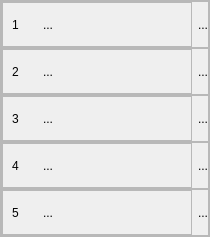
                     <widget class="QFrame" name="dash_frame_r_bottom">
                      <property name="frameShape">
                       <enum>QFrame::StyledPanel</enum>
                      </property>
                      <property name="frameShadow">
                       <enum>QFrame::Raised</enum>
                      </property>
                      <layout class="QVBoxLayout" name="verticalLayout_19">
                       <property name="spacing">
                        <number>0</number>
                       </property>
                       <property name="leftMargin">
                        <number>0</number>
                       </property>
                       <property name="topMargin">
                        <number>0</number>
                       </property>
                       <property name="rightMargin">
                        <number>0</number>
                       </property>
                       <property name="bottomMargin">
                        <number>0</number>
                       </property>
                       <item>
                        <widget class="QFrame" name="row_1">
                         <property name="frameShape">
                          <enum>QFrame::StyledPanel</enum>
                         </property>
                         <property name="frameShadow">
                          <enum>QFrame::Raised</enum>
                         </property>
                         <layout class="QHBoxLayout" name="horizontalLayout_15">
                          <property name="leftMargin">
                           <number>0</number>
                          </property>
                          <property name="topMargin">
                           <number>0</number>
                          </property>
                          <property name="rightMargin">
                           <number>0</number>
                          </property>
                          <property name="bottomMargin">
                           <number>0</number>
                          </property>
                          <item>
                           <widget class="QFrame" name="set_1">
                            <property name="minimumSize">
                             <size>
                              <width>190</width>
                              <height>0</height>
                             </size>
                            </property>
                            <property name="frameShape">
                             <enum>QFrame::StyledPanel</enum>
                            </property>
                            <property name="frameShadow">
                             <enum>QFrame::Raised</enum>
                            </property>
                            <layout class="QHBoxLayout" name="horizontalLayout_12">
                             <item>
                              <widget class="QLabel" name="set_1_num">
                               <property name="minimumSize">
                                <size>
                                 <width>25</width>
                                 <height>25</height>
                                </size>
                               </property>
                               <property name="maximumSize">
                                <size>
                                 <width>25</width>
                                 <height>25</height>
                                </size>
                               </property>
                               <property name="text">
                                <string>1</string>
                               </property>
                              </widget>
                             </item>
                             <item>
                              <widget class="QLabel" name="set_1_count">
                               <property name="text">
                                <string>...</string>
                               </property>
                              </widget>
                             </item>
                            </layout>
                           </widget>
                          </item>
                          <item>
                           <widget class="QLabel" name="jcn_num_1">
                            <property name="minimumSize">
                             <size>
                              <width>0</width>
                              <height>0</height>
                             </size>
                            </property>
                            <property name="maximumSize">
                             <size>
                              <width>100</width>
                              <height>16777215</height>
                             </size>
                            </property>
                            <property name="text">
                             <string>...</string>
                            </property>
                           </widget>
                          </item>
                         </layout>
                        </widget>
                       </item>
                       <item>
                        <widget class="QFrame" name="row_2">
                         <property name="frameShape">
                          <enum>QFrame::StyledPanel</enum>
                         </property>
                         <property name="frameShadow">
                          <enum>QFrame::Raised</enum>
                         </property>
                         <layout class="QHBoxLayout" name="horizontalLayout_18">
                          <property name="leftMargin">
                           <number>0</number>
                          </property>
                          <property name="topMargin">
                           <number>0</number>
                          </property>
                          <property name="rightMargin">
                           <number>0</number>
                          </property>
                          <property name="bottomMargin">
                           <number>0</number>
                          </property>
                          <item>
                           <widget class="QFrame" name="set_2">
                            <property name="minimumSize">
                             <size>
                              <width>190</width>
                              <height>0</height>
                             </size>
                            </property>
                            <property name="frameShape">
                             <enum>QFrame::StyledPanel</enum>
                            </property>
                            <property name="frameShadow">
                             <enum>QFrame::Raised</enum>
                            </property>
                            <layout class="QHBoxLayout" name="horizontalLayout_13">
                             <item>
                              <widget class="QLabel" name="set_2_num">
                               <property name="minimumSize">
                                <size>
                                 <width>25</width>
                                 <height>25</height>
                                </size>
                               </property>
                               <property name="maximumSize">
                                <size>
                                 <width>25</width>
                                 <height>25</height>
                                </size>
                               </property>
                               <property name="text">
                                <string>2</string>
                               </property>
                              </widget>
                             </item>
                             <item>
                              <widget class="QLabel" name="set_2_count">
                               <property name="text">
                                <string>...</string>
                               </property>
                              </widget>
                             </item>
                            </layout>
                           </widget>
                          </item>
                          <item>
                           <widget class="QLabel" name="jcn_num_2">
                            <property name="maximumSize">
                             <size>
                              <width>100</width>
                              <height>16777215</height>
                             </size>
                            </property>
                            <property name="text">
                             <string>...</string>
                            </property>
                           </widget>
                          </item>
                         </layout>
                        </widget>
                       </item>
                       <item>
                        <widget class="QFrame" name="row_3">
                         <property name="frameShape">
                          <enum>QFrame::StyledPanel</enum>
                         </property>
                         <property name="frameShadow">
                          <enum>QFrame::Raised</enum>
                         </property>
                         <layout class="QHBoxLayout" name="horizontalLayout_19">
                          <property name="leftMargin">
                           <number>0</number>
                          </property>
                          <property name="topMargin">
                           <number>0</number>
                          </property>
                          <property name="rightMargin">
                           <number>0</number>
                          </property>
                          <property name="bottomMargin">
                           <number>0</number>
                          </property>
                          <item>
                           <widget class="QFrame" name="set_3">
                            <property name="minimumSize">
                             <size>
                              <width>190</width>
                              <height>0</height>
                             </size>
                            </property>
                            <property name="frameShape">
                             <enum>QFrame::StyledPanel</enum>
                            </property>
                            <property name="frameShadow">
                             <enum>QFrame::Raised</enum>
                            </property>
                            <layout class="QHBoxLayout" name="horizontalLayout_20">
                             <item>
                              <widget class="QLabel" name="set_3_num">
                               <property name="minimumSize">
                                <size>
                                 <width>25</width>
                                 <height>25</height>
                                </size>
                               </property>
                               <property name="maximumSize">
                                <size>
                                 <width>25</width>
                                 <height>25</height>
                                </size>
                               </property>
                               <property name="text">
                                <string>3</string>
                               </property>
                              </widget>
                             </item>
                             <item>
                              <widget class="QLabel" name="set_3_count">
                               <property name="text">
                                <string>...</string>
                               </property>
                              </widget>
                             </item>
                            </layout>
                           </widget>
                          </item>
                          <item>
                           <widget class="QLabel" name="jcn_num_3">
                            <property name="maximumSize">
                             <size>
                              <width>100</width>
                              <height>16777215</height>
                             </size>
                            </property>
                            <property name="text">
                             <string>...</string>
                            </property>
                           </widget>
                          </item>
                         </layout>
                        </widget>
                       </item>
                       <item>
                        <widget class="QFrame" name="row_4">
                         <property name="frameShape">
                          <enum>QFrame::StyledPanel</enum>
                         </property>
                         <property name="frameShadow">
                          <enum>QFrame::Raised</enum>
                         </property>
                         <layout class="QHBoxLayout" name="horizontalLayout_14">
                          <property name="leftMargin">
                           <number>0</number>
                          </property>
                          <property name="topMargin">
                           <number>0</number>
                          </property>
                          <property name="rightMargin">
                           <number>0</number>
                          </property>
                          <property name="bottomMargin">
                           <number>0</number>
                          </property>
                          <item>
                           <widget class="QFrame" name="set_4">
                            <property name="minimumSize">
                             <size>
                              <width>190</width>
                              <height>0</height>
                             </size>
                            </property>
                            <property name="frameShape">
                             <enum>QFrame::StyledPanel</enum>
                            </property>
                            <property name="frameShadow">
                             <enum>QFrame::Raised</enum>
                            </property>
                            <layout class="QHBoxLayout" name="horizontalLayout_21">
                             <item>
                              <widget class="QLabel" name="set_4_num">
                               <property name="minimumSize">
                                <size>
                                 <width>25</width>
                                 <height>25</height>
                                </size>
                               </property>
                               <property name="maximumSize">
                                <size>
                                 <width>25</width>
                                 <height>25</height>
                                </size>
                               </property>
                               <property name="text">
                                <string>4</string>
                               </property>
                              </widget>
                             </item>
                             <item>
                              <widget class="QLabel" name="set_4_count">
                               <property name="text">
                                <string>...</string>
                               </property>
                              </widget>
                             </item>
                            </layout>
                           </widget>
                          </item>
                          <item>
                           <widget class="QLabel" name="jcn_num_4">
                            <property name="maximumSize">
                             <size>
                              <width>100</width>
                              <height>16777215</height>
                             </size>
                            </property>
                            <property name="text">
                             <string>...</string>
                            </property>
                           </widget>
                          </item>
                         </layout>
                        </widget>
                       </item>
                       <item>
                        <widget class="QFrame" name="row_5">
                         <property name="frameShape">
                          <enum>QFrame::StyledPanel</enum>
                         </property>
                         <property name="frameShadow">
                          <enum>QFrame::Raised</enum>
                         </property>
                         <layout class="QHBoxLayout" name="horizontalLayout_7">
                          <property name="leftMargin">
                           <number>0</number>
                          </property>
                          <property name="topMargin">
                           <number>0</number>
                          </property>
                          <property name="rightMargin">
                           <number>0</number>
                          </property>
                          <property name="bottomMargin">
                           <number>0</number>
                          </property>
                          <item>
                           <widget class="QFrame" name="set_5">
                            <property name="minimumSize">
                             <size>
                              <width>190</width>
                              <height>0</height>
                             </size>
                            </property>
                            <property name="frameShape">
                             <enum>QFrame::StyledPanel</enum>
                            </property>
                            <property name="frameShadow">
                             <enum>QFrame::Raised</enum>
                            </property>
                            <layout class="QHBoxLayout" name="horizontalLayout_16">
                             <item>
                              <widget class="QLabel" name="set_5_num">
                               <property name="minimumSize">
                                <size>
                                 <width>25</width>
                                 <height>25</height>
                                </size>
                               </property>
                               <property name="maximumSize">
                                <size>
                                 <width>25</width>
                                 <height>25</height>
                                </size>
                               </property>
                               <property name="text">
                                <string>5</string>
                               </property>
                              </widget>
                             </item>
                             <item>
                              <widget class="QLabel" name="set_5_count">
                               <property name="text">
                                <string>...</string>
                               </property>
                              </widget>
                             </item>
                            </layout>
                           </widget>
                          </item>
                          <item>
                           <widget class="QLabel" name="jcn_num_5">
                            <property name="maximumSize">
                             <size>
                              <width>100</width>
                              <height>16777215</height>
                             </size>
                            </property>
                            <property name="text">
                             <string>...</string>
                            </property>
                           </widget>
                          </item>
                         </layout>
                        </widget>
                       </item>
                      </layout>
                     </widget>
